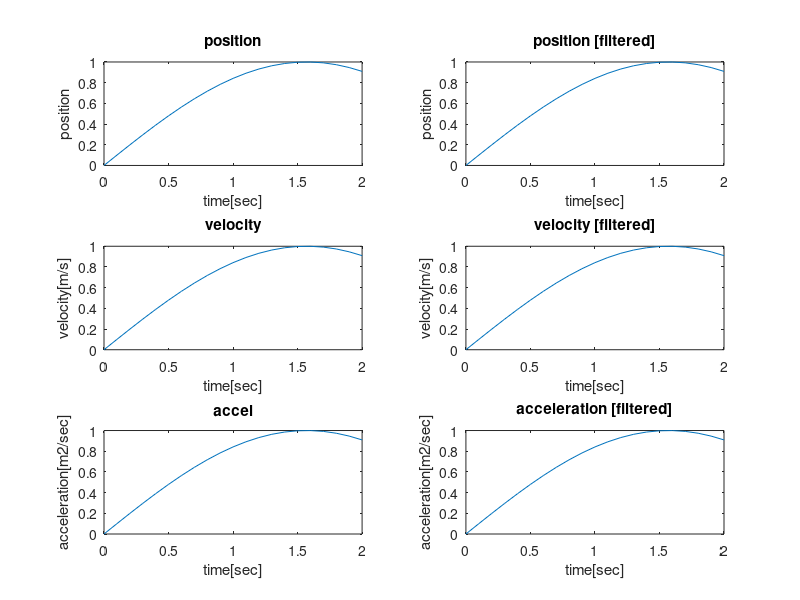

Here is the MATLAB script that generated this plot:
function exponential_accel

clear all; close all;

t=linspace(0,2,21);
tau = 0.2;

s=tf('s');
G=1/(tau*s+1);




subplot(3,2,1);
plot(t,sin(t));
xlabel('time[sec]');
ylabel('position');
title('position');

subplot(3,2,3);
plot(t,sin(t));
xlabel('time[sec]');
ylabel('velocity[m/s]');
title('velocity');

subplot(3,2,5);
plot(t,sin(t));
xlabel('time[sec]');
ylabel('acceleration[m2/sec]');
title('accel');

subplot(3,2,2);
plot(t,sin(t));
xlabel('time[sec]');
ylabel('position');
title('position [filtered]');

subplot(3,2,4);
plot(t,sin(t));
xlabel('time[sec]');
ylabel('velocity[m/s]');
title('velocity [filtered]');

subplot(3,2,6);
plot(t,sin(t));
xlabel('time[sec]');
ylabel('acceleration[m2/sec]');
title('acceleration [filtered]');

set(gcf, 'name', 'Exponential acceleration');
set(gcf, 'Position', [100, 100, 1000, 700]);


end